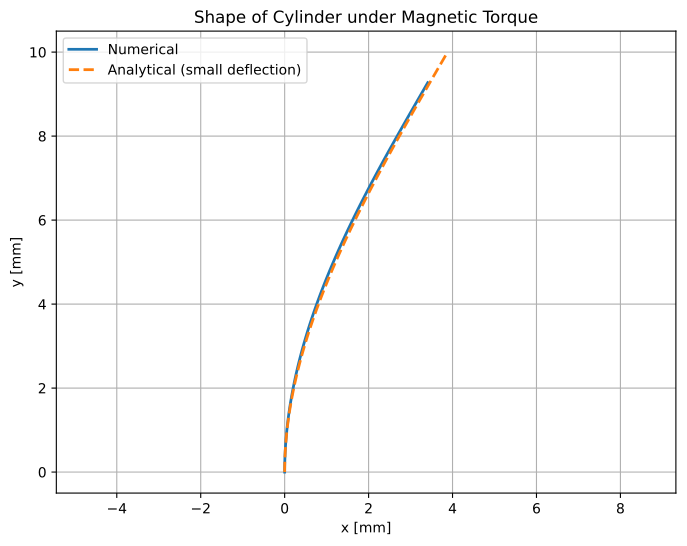

This figure's Python source:
import numpy as np
from numpy import pi as pi
#from numpy import cumtrapz  
from scipy.integrate import solve_bvp
from scipy.integrate import cumulative_trapezoid as cumtrapz
import matplotlib.pyplot as plt


# Input parameters
L   = 1e-2     # Length in meters
D   = 1e-3     # Diameter in meters
E   = 1.429e6  # Youngs Modulus in Pa
Mr  = 52e3     # Remanent magnetisation in A/m
B   = 0.02      # Applied magnetic field in T
phi = pi/2     # Angle of applied field in rad, phi = 0 is vertical

EI = E*(pi*D**4)/64      # Flexural rigidity for a long thin cylinder
w  = (Mr*pi*(D/2)**2)*B  # Maximum torque per unit length (N/m)

# ODE system
def ode(s, y):
    theta, M = y
    dtheta_ds = -M / EI
    dM_ds = -w * np.sin(theta - phi)
    return np.array([dtheta_ds, dM_ds])

# Boundary conditions
def bc(ya, yb):
    return np.array([ya[0], yb[1]])  # theta(0) = 0, M(L) = 0

# Initial guess
s = np.linspace(0, L, 100)
theta_guess = np.zeros_like(s)
M_guess = np.zeros_like(s)
y_guess = np.array([theta_guess, M_guess])

# Solve the ODE system
sol = solve_bvp(ode, bc, s, y_guess, tol=1e-6, max_nodes=1000)

# Extract theta(s) and M(s)
s_plot = np.linspace(0, L, 100)
theta_s = sol.sol(s_plot)[0]
M_s = sol.sol(s_plot)[1]

# Compute x(s) and y(s) by integration
x_s = cumtrapz(np.sin(theta_s), s_plot, initial=0)
y_s = cumtrapz(np.cos(theta_s), s_plot, initial=0)

# Analytical solution for small deflections
theta_analytical = (w / EI) * (L * s_plot - s_plot**2 / 2)
x_analytical = (w / EI) * (L * s_plot**2 / 2 - s_plot**3 / 6)
y_analytical = s_plot  # y(s) = s for small deflections

# Plot both solutions
plt.figure(figsize=(8, 6))
plt.plot(1000 * x_s, 1000 * y_s, label='Numerical', linewidth=2)
plt.plot(1000 * x_analytical, 1000 * y_analytical, '--', label='Analytical (small deflection)', linewidth=2)
plt.xlabel('x [mm]')
plt.ylabel('y [mm]')
plt.title('Shape of Cylinder under Magnetic Torque')
plt.axis('equal')
plt.grid(True)
plt.legend()
plt.savefig('MagneticTorque.pdf', format='pdf', dpi=200, bbox_inches='tight')
#plt.show()

# Plot the shape
# plt.plot(1000*x_s, 1000*y_s, label='Numerical')
# plt.xlabel('x [mm]')
# plt.ylabel('y [mm]')
# plt.axis('equal')
# plt.grid(True)
# plt.legend()
# # Save the plot
# plt.savefig('MagneticTorque.pdf', format='pdf')
# # plt.show()
